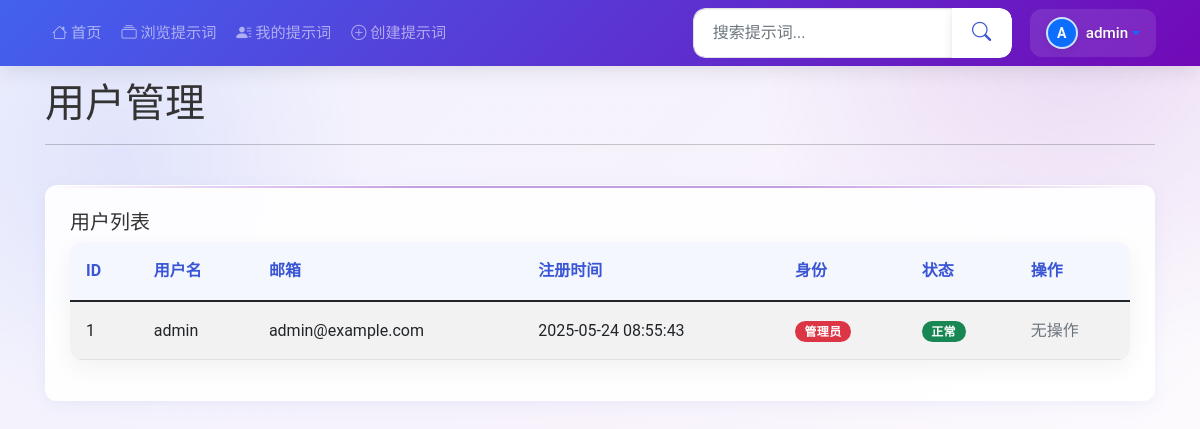
/admin/users (signed in), run on an earlier commit of the app's database.
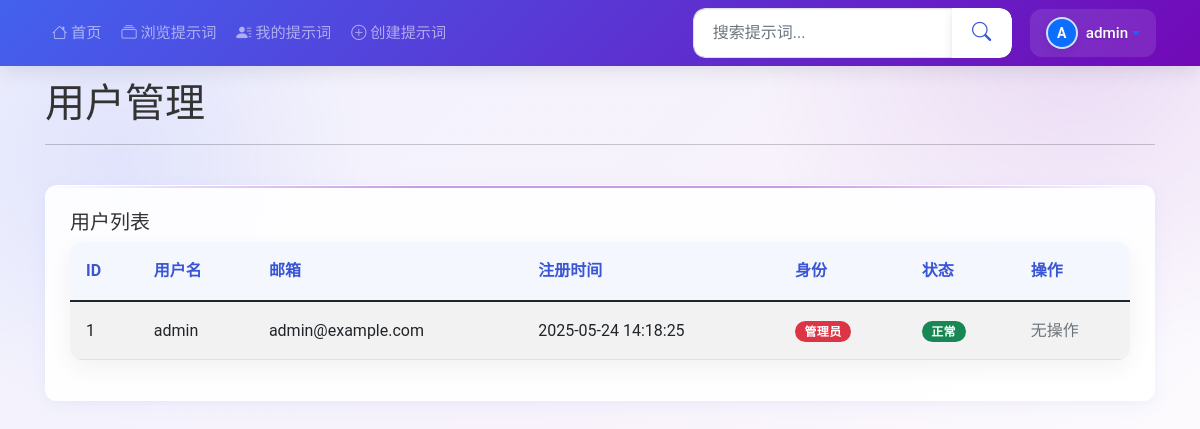
And on a later commit of the database.
### tables this page shows
CREATE TABLE users (
            id INTEGER PRIMARY KEY AUTOINCREMENT,
            username TEXT UNIQUE NOT NULL,
            email TEXT UNIQUE NOT NULL,
            password_hash TEXT NOT NULL,
            is_admin BOOLEAN DEFAULT 0,
            is_banned BOOLEAN DEFAULT 0,
            created_at TIMESTAMP DEFAULT CURRENT_TIMESTAMP
        );

### simple_app.py (the view)
@app.route('/admin/users')
@admin_required
def admin_users():
    db = get_db()
    users = db.execute(
        'SELECT * FROM users ORDER BY id'
    ).fetchall()
    return render_template('admin/users.html', users=users)

### simple_app.py (called while the page is built)
@app.after_request
def add_cors_headers(response):
    if os.environ.get('ENABLE_CORS', 'False').lower() == 'true':
        response.headers['Access-Control-Allow-Origin'] = os.environ.get('CORS_ORIGIN', '*')
        response.headers['Access-Control-Allow-Methods'] = 'GET, POST, PUT, DELETE, OPTIONS'
        response.headers['Access-Control-Allow-Headers'] = 'Content-Type, Authorization'
    response.headers['X-Content-Type-Options'] = 'nosniff'
    response.headers['X-Frame-Options'] = 'SAMEORIGIN'
    response.headers['X-XSS-Protection'] = '1; mode=block'
    if os.environ.get('HTTPS_ENABLED', 'False').lower() == 'true':
        response.headers['Strict-Transport-Security'] = 'max-age=31536000; includeSubDomains'
    return response

@app.context_processor
def inject_now():
    return {'now': datetime.datetime.now()}

### templates/admin/users.html (shortened to what this page needs)
{% extends 'base.html' %}  {% block content %}
<div class="users-admin-container">
  <div class="row mb-4">
    <div class="col-md-12">
      <div class="d-flex justify-content-between align-items-center">
        <h1 class="mb-0">用户管理</h1>
      </div>
      <hr />
    </div>
  </div>
  <div class="row">
    <div class="col-md-12">
      <div class="card">
        <div class="card-body">
          <h5 class="card-title">用户列表</h5>
          <div class="table-scroll-container">
            <table class="table table-striped users-table">
              <thead>
                <tr>
                  <th>ID</th>
                  <th>用户名</th>
                  <th>邮箱</th>
                  <th>注册时间</th>
                  <th>身份</th>
                  <th>状态</th>
                  <th>操作</th>
                </tr>
              </thead>
              <tbody>
                {% for user in users %}
                <tr>
                  <td>{{ user.id }}</td>
                  <td>{{ user.username }}</td>
                  <td>{{ user.email }}</td>
                  <td>{{ user.created_at }}</td>
                  <td>
                    {% if user.is_admin %}
                    <span class="badge bg-danger">管理员</span>
                    {% else %}
                    <span class="badge bg-secondary">普通用户</span>
                    {% endif %}
                  </td>
                  <td>
                    {% if user.is_banned %}
                    <span class="badge bg-danger">已封禁</span>
                    {% else %}
                    <span class="badge bg-success">正常</span>
                    {% endif %}
                  </td>
                  <td>
                    {% if not user.is_admin %}
                    <div class="admin-action-group">
                      <form
                        action="/admin/users/ban/{{ user.id }}"
                        method="post"
                      >
                        {% if user.is_banned %}
                        <input type="hidden" name="is_banned" value="0" />
                        <button
                          type="submit"
                          class="action-btn unban-btn"
                          onclick="return confirm('确定要解封此用户吗？')"
                        >
                          <i class="bi bi-unlock"></i> 解封
                        </button>
                        {% else %}
                        <input type="hidden" name="is_banned" value="1" />
                        <button
                          type="submit"
                          class="action-btn ban-btn"
                          onclick="return confirm('确定要封禁此用户吗？这将阻止用户登录。')"
                        >
                          <i class="bi bi-lock"></i> 封禁
                        </button>
                        {% endif %}
                      </form>
                      <form
                        action="/admin/users/delete/{{ user.id }}"
                        method="post"
                      >
                        <button
                          type="submit"
                          class="action-btn delete-btn"
                          onclick="return confirm('警告：此操作将删除该用户及其所有数据，无法恢复！确定要继续吗？')"
                        >
                          <i class="bi bi-trash"></i> 删除
                        </button>
                      </form>
                    </div>
                    {% else %}
                    <span class="text-muted">无操作</span>
                    {% endif %}
                  </td>
                </tr>
                {% else %}
                <tr>
                  <td colspan="7" class="text-center">暂无用户</td>
                </tr>
                {% endfor %}
              </tbody>
            </table>
          </div>
        </div>
      </div>
    </div>
  </div>
</div>
{% endblock %}

### templates/base.html (shortened to what this page needs)
<!DOCTYPE html>
<html lang="zh-CN">
  <head>
    <link
      href="https://cdn.jsdelivr.net/npm/bootstrap@5.1.3/dist/css/bootstrap.min.css"
      rel="stylesheet"
    />
    <link
      rel="stylesheet"
      href="https://cdn.jsdelivr.net/npm/bootstrap-icons@latest/font/bootstrap-icons.css"
    />
    <link
      rel="stylesheet"
      href="{{ url_for('static', filename='css/style.css') }}?v={{ now.timestamp()|int }}"
    />
  </head>
  <body>
    <nav class="navbar navbar-expand-lg navbar-dark fixed-top">
      <div class="container">
        <div class="collapse navbar-collapse" id="navbarNav">
          <ul class="navbar-nav me-auto">
            <li class="nav-item">
              <a
                class="nav-link {% if request.path == '/' %}active{% endif %}"
                href="/"
              >
                <i class="bi bi-house"></i> 首页
              </a>
            </li>
            <li class="nav-item">
              <a
                class="nav-link {% if '/prompts/all' in request.path %}active{% endif %}"
                href="/prompts/all"
              >
                <i class="bi bi-collection"></i> 浏览提示词
              </a>
            </li>
            {% if 'user_id' in session %}
            <li class="nav-item">
              <a
                class="nav-link {% if '/my-prompts' in request.path %}active{% endif %}"
                href="/my-prompts"
              >
                <i class="bi bi-person-lines-fill"></i> 我的提示词
              </a>
            </li>
            <li class="nav-item">
              <a
                class="nav-link {% if '/create' in request.path %}active{% endif %}"
                href="{{ url_for('prompts_create') }}"
              >
                <i class="bi bi-plus-circle"></i> 创建提示词
              </a>
            </li>
            {% endif %}
          </ul>
          <form
            class="search-form d-flex mb-3 mb-lg-0 me-lg-3"
            action="/search"
            method="get"
          >
            <div class="input-group">
              <input
                type="text"
                class="form-control"
                placeholder="搜索提示词..."
                name="q"
                value="{{ request.args.get('q', '') }}"
              />
              <button class="btn" type="submit">
                <i class="bi bi-search"></i>
              </button>
            </div>
          </form>
          <div class="d-flex align-items-center mt-3 mt-lg-0">
            {% if 'user_id' in session %}
            <div class="dropdown w-100">
              <a
                class="nav-link dropdown-toggle d-flex align-items-center py-2"
                href="#"
                id="navbarDropdown"
                role="button"
                data-bs-toggle="dropdown"
                aria-expanded="false"
              >
                <div
                  class="avatar-sm bg-primary text-light rounded-circle d-flex align-items-center justify-content-center me-2"
                >
                  {% if session.avatar_url %}
                  <img
                    src="{{ session.avatar_url }}"
                    alt="{{ session.username }}"
                    class="w-100 h-100 rounded-circle object-fit-cover"
                  />
                  {% else %} {{ session.username[0]|upper }} {% endif %}
                </div>
                <span class="d-inline fw-medium text-white"
                  >{{ session.username }}</span
                >
              </a>
            </div>
            {% else %}
            <div class="d-flex w-100 justify-content-between">
              <a href="/login" class="btn btn-light btn-sm me-2">登录</a>
              <a href="/register" class="btn btn-outline-light btn-sm">注册</a>
            </div>
            {% endif %}
          </div>
        </div>
      </div>
    </nav>
    <main>
      {% block content %}{% endblock %}
    </main>
  </body>
</html>

What changed in the data, as far as the page shows it:
changed users "admin": created_at "2025-05-24 08:55:43" → "2025-05-24 14:18:25"
